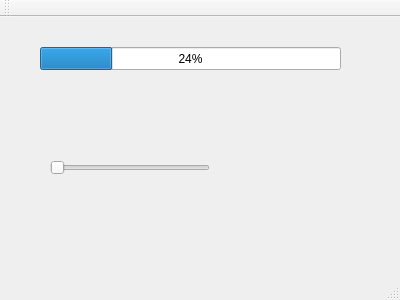
<?xml version="1.0" encoding="UTF-8"?>
<ui version="4.0">
 <class>MainWindow</class>
 <widget class="QMainWindow" name="MainWindow">
  <property name="geometry">
   <rect>
    <x>0</x>
    <y>0</y>
    <width>400</width>
    <height>300</height>
   </rect>
  </property>
  <property name="windowTitle">
   <string>MainWindow</string>
  </property>
  <widget class="QWidget" name="centralWidget">
   <widget class="QProgressBar" name="progressBar">
    <property name="geometry">
     <rect>
      <x>40</x>
      <y>30</y>
      <width>301</width>
      <height>23</height>
     </rect>
    </property>
    <property name="value">
     <number>24</number>
    </property>
   </widget>
   <widget class="QSlider" name="horizontalSlider">
    <property name="geometry">
     <rect>
      <x>50</x>
      <y>140</y>
      <width>160</width>
      <height>22</height>
     </rect>
    </property>
    <property name="orientation">
     <enum>Qt::Horizontal</enum>
    </property>
   </widget>
  </widget>
  <widget class="QMenuBar" name="menuBar">
   <property name="geometry">
    <rect>
     <x>0</x>
     <y>0</y>
     <width>400</width>
     <height>21</height>
    </rect>
   </property>
  </widget>
  <widget class="QToolBar" name="mainToolBar">
   <attribute name="toolBarArea">
    <enum>TopToolBarArea</enum>
   </attribute>
   <attribute name="toolBarBreak">
    <bool>false</bool>
   </attribute>
  </widget>
  <widget class="QStatusBar" name="statusBar"/>
 </widget>
 <layoutdefault spacing="6" margin="11"/>
 <resources/>
 <connections/>
</ui>
